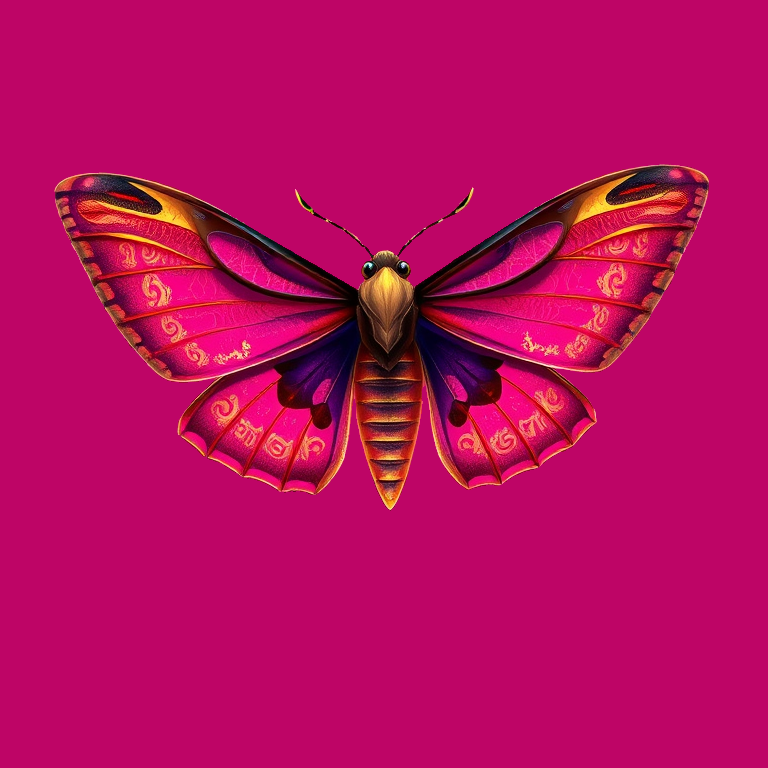
#> input picture UI Kit/art/inbox/icon_obj_moth.png, 768 x 768 px; its folder holds only this picture in this run
$ python ingest_art.py inbox/icon_obj_moth.png
#> lines starting #> are read from the running program, lines starting #| are printed output that depends on the picture; after the words box and inside, x2 and y2 are one past the last pixel; in counts of white or black regions, pixels touching at a corner belong together
"""Turns raw generated images (Kimi, Blender, anything) into game-ready UI sprites.

    python "UI Kit/art/ingest_art.py"                    process everything in art/inbox
    python "UI Kit/art/ingest_art.py" --size 512         output size (default 256; heroes/backdrops: 512)
    python "UI Kit/art/ingest_art.py" --key FF00FF       force the key colour (default: auto from the corners)
    python "UI Kit/art/ingest_art.py" --keep-bg          do not key out a background (backdrops, banners)

What it does for each inbox file `name.png|jpg|webp`:
  1. If the image already has real transparency it is used as is. Otherwise the solid background colour
     (sampled from the four corners, normally magenta #FF00FF) is keyed out with a soft edge and the edge
     colour is un-mixed from the key (no pink fringe).
  2. Trims to the subject, pads to a square with a small margin, resizes with LANCZOS.
  3. Saves art/out/<name>.png, records it in art/extra_manifest.json, and moves the original to art/processed/.
  4. Prints a report and flags problems: subject touching the edge, mostly empty, background not solid, tiny size.
Then run make_uiart.py and preview_install.py (or `python "UI Kit/art/build_art.py"`, which does all of it).
File naming: `icon_*` icons, `pet_*` pets, `bg_*` backdrops (kept opaque), `art_*` anything else.
"""
import glob
import warnings
warnings.filterwarnings("ignore", category=DeprecationWarning)
import json
import os
import shutil
import sys
import time

from PIL import Image, ImageFilter

HERE = os.path.dirname(os.path.abspath(__file__))
INBOX = os.path.join(HERE, "inbox")
OUT = os.path.join(HERE, "out")
PROCESSED = os.path.join(HERE, "processed")
EXTRA = os.path.join(HERE, "extra_manifest.json")
os.makedirs(INBOX, exist_ok=True)
os.makedirs(OUT, exist_ok=True)
os.makedirs(PROCESSED, exist_ok=True)


def arg(flag, default=None, cast=str):
    if flag in sys.argv:
        i = sys.argv.index(flag)
        return cast(sys.argv[i + 1])
    return default


def corner_key(img):
    """Median colour of 4 corner patches, plus how consistent they are (max channel spread)."""
    w, h = img.size
    n = max(4, min(w, h) // 40)
    patches = [img.crop((0, 0, n, n)), img.crop((w - n, 0, w, n)), img.crop((0, h - n, n, h)), img.crop((w - n, h - n, w, h))]
    cols = []
    for p in patches:
        px = list(p.convert("RGB").getdata())
        cols.append(tuple(sorted(c[i] for c in px)[len(px) // 2] for i in range(3)))
    key = tuple(sorted(c[i] for c in cols)[len(cols) // 2] for i in range(3))
    spread = max(max(c[i] for c in cols) - min(c[i] for c in cols) for i in range(3))
    return key, spread


def key_out(img, key, lo=38.0, hi=96.0):
    """Soft chroma key. alpha ramps from 0 (<= lo away from key) to 1 (>= hi away); edge colour un-mixed."""
    rgb = img.convert("RGB")
    px = list(rgb.getdata())
    out = []
    kr, kg, kb = key
    for r, g, b in px:
        d = ((r - kr) ** 2 + (g - kg) ** 2 + (b - kb) ** 2) ** 0.5
        if d <= lo:
            out.append((0, 0, 0, 0))
        elif d >= hi:
            out.append((r, g, b, 255))
        else:
            a = (d - lo) / (hi - lo)
            # un-mix: pixel = a*fg + (1-a)*key  ->  fg = (pixel - (1-a)*key) / a
            fr = max(0, min(255, int((r - (1 - a) * kr) / a)))
            fg_ = max(0, min(255, int((g - (1 - a) * kg) / a)))
            fb = max(0, min(255, int((b - (1 - a) * kb) / a)))
            out.append((fr, fg_, fb, int(a * 255)))
    res = Image.new("RGBA", rgb.size)
    res.putdata(out)
    return res


def has_real_alpha(img):
    if img.mode != "RGBA":
        return False
    a = img.getchannel("A")
    lo, hi = a.getextrema()
    return lo < 200


def deskew(img):
    """Straightens long thin subjects (sword, rod, pickaxe, flag pole) that the generator drew diagonally.
    Finds the main axis of the opaque pixels; if the shape is clearly elongated and within 50 degrees of vertical
    (or 20 of horizontal) it is rotated onto that axis by the smallest turn. Compact shapes are left alone."""
    import math
    try:
        import numpy as np
    except ImportError:
        return img, None
    a = np.asarray(img.getchannel("A")) > 40
    ys, xs = np.nonzero(a)
    if len(xs) < 200:
        return img, None
    cov = np.cov(np.vstack([xs - xs.mean(), ys - ys.mean()]))
    vals, vecs = np.linalg.eigh(cov)
    if vals[1] / max(vals[0], 1e-6) < 6:  # not clearly elongated
        return img, None
    vx, vy = vecs[:, 1]
    ang = math.degrees(math.atan2(vx, -vy))  # degrees clockwise from straight up
    ang = (ang + 90) % 180 - 90  # axis has no direction: fold into -90..90
    if abs(ang) <= 50:
        turn = ang  # snap to vertical
    elif 90 - abs(ang) <= 20:
        turn = -(90 - abs(ang)) if ang > 0 else (90 - abs(ang))  # snap to horizontal
    else:
        return img, None
    if abs(turn) < 3:
        return img, None
    return img.rotate(turn, resample=Image.BICUBIC, expand=True), turn


def square_pad(img, margin=0.05):
    bbox = img.getchannel("A").point(lambda v: 255 if v > 10 else 0).getbbox()
    if not bbox:
        return img, None
    sub = img.crop(bbox)
    side = int(max(sub.size) * (1 + 2 * margin))
    canvas = Image.new("RGBA", (side, side), (0, 0, 0, 0))
    canvas.alpha_composite(sub, ((side - sub.width) // 2, (side - sub.height) // 2))
    return canvas, bbox


def main():
    size = arg("--size", 256, int)
    keep_bg = "--keep-bg" in sys.argv
    forced = arg("--key", None)
    files = sorted(f for ext in ("png", "jpg", "jpeg", "webp") for f in glob.glob(os.path.join(INBOX, "*." + ext)))
    if not files:
        print("inbox is empty:", INBOX)
        return
    extra = json.load(open(EXTRA, encoding="utf-8")) if os.path.exists(EXTRA) else {}
#> (reads UI Kit/art/extra_manifest.json from the repository)
    problems = 0
    for f in files:
        stem = os.path.splitext(os.path.basename(f))[0].strip().lower().replace(" ", "_").replace("-", "_")
        if not stem.startswith(("icon_", "pet_", "bg_", "art_")):
            stem = "art_" + stem
        img = Image.open(f)
#> img is the input picture: PIL image 768x768 RGB; mean R, G, B 183.4, 10.7, 94.4
        img.load()
        notes = []
        if min(img.size) < 256:
            notes.append("small source (%dx%d), will look soft" % img.size)
        opaque_bg = stem.startswith("bg_") or keep_bg
        if opaque_bg:
            res = img.convert("RGBA")
            res = res.resize((size * 2 if size < 512 else size, int(res.height * (size * 2 if size < 512 else size) / res.width)), Image.LANCZOS)
            notes.append("kept opaque")
        else:
            if has_real_alpha(img):
                res = img.convert("RGBA")
                notes.append("used existing transparency")
            else:
                if forced:
                    key = tuple(int(forced[i:i + 2], 16) for i in (0, 2, 4))
                    spread = 0
                else:
                    key, spread = corner_key(img)
#> the loop in corner_key, `for p in patches:` made 4 passes
#> after the loop in corner_key, `for p in patches:`: cols = [(190, 5, 102), (190, 5, 102), (190, 5, 102), (190, 5, 102)]
#> in corner_key, `key = tuple(sorted(c[i] for c in cols)[len(cols) // 2] for i in range(..`: key = (190, 5, 102)
#> in corner_key, `spread = max(max(c[i] for c in cols) - min(c[i] for c in cols) for i i..`: spread = 0
#> key = (190, 5, 102); spread = 0
                if spread > 40:
                    notes.append("background is not a solid colour (corner spread %d); result may be poor" % spread)
                    problems += 1
                res = key_out(img, key)
#> in key_out, `px = list(rgb.getdata())`: px = 589824 items
#> in key_out, `kr, kg, kb = key`: kr = 190; kg = 5; kb = 102
#> after the loop in key_out, `for r, g, b in px:`: out = 589824 items
#> in key_out, `res = Image.new("RGBA", rgb.size)`: res: PIL image 768x768 RGBA; every value is 0
#> in key_out, `res.putdata(out)`:
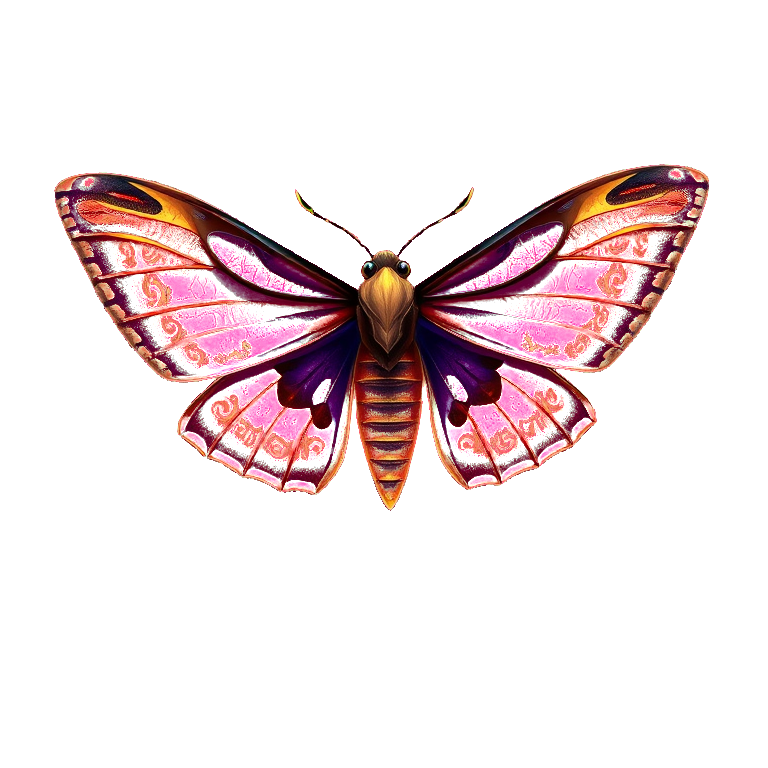
#> res: PIL image 768x768 RGBA; mean R, G, B, A 30.4, 9.4, 12.3, 37; transparent parts drawn white
                notes.append("keyed out #%02X%02X%02X" % key)
            if "--no-deskew" not in sys.argv:
                res, turned = deskew(res)
#> in deskew, `a = np.asarray(img.getchannel("A")) > 40`:
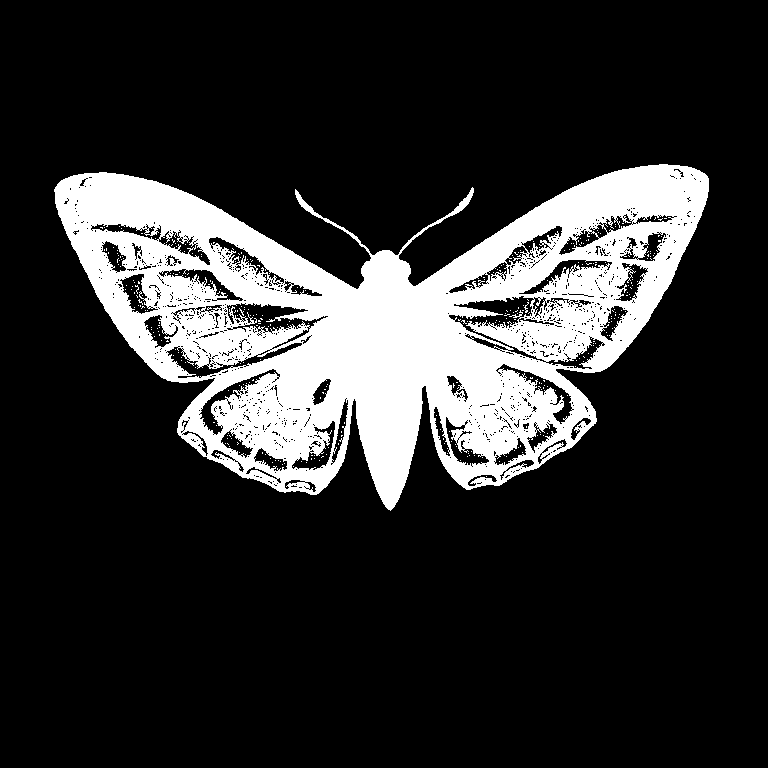
#> a: shape (768, 768) bool; 18.3% white; 332 white regions (330 under 20 px), largest, box (x1, y1, x2, y2) and area: (54, 164, 709, 511) 107138, (524, 302, 529, 313) 20
#> in deskew, `cov = np.cov(np.vstack([xs - xs.mean(), ys - ys.mean()]))`: cov = [[27953.4, -348.9], [-348.9, 6726.4]]
#> in deskew, `vals, vecs = np.linalg.eigh(cov)`: vals = [6720.6, 27959.1]; vecs = [[-0.0164, -1], [-1, 0.0164]]
                if turned:
                    notes.append("straightened by %.0f degrees" % turned)
            res, bbox = square_pad(res)
#> in square_pad, `bbox = img.getchannel("A").point(lambda v: 255 if v > 10 else 0).getbb..`: bbox = (54, 164, 709, 511)
#> in square_pad, `sub = img.crop(bbox)`:
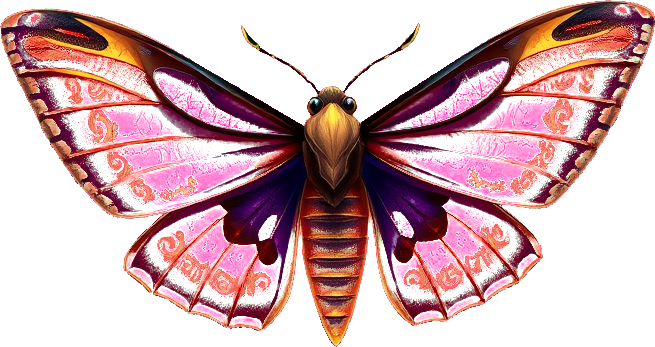
#> sub: PIL image 655x347 RGBA; mean R, G, B, A 78.9, 24.3, 32, 96; transparent parts drawn white
#> in square_pad, `canvas = Image.new("RGBA", (side, side), (0, 0, 0, 0))`: canvas: PIL image 720x720 RGBA; every value is 0
#> in square_pad, `canvas.alpha_composite(sub, ((side - sub.width) // 2, (side - sub.heig..`:
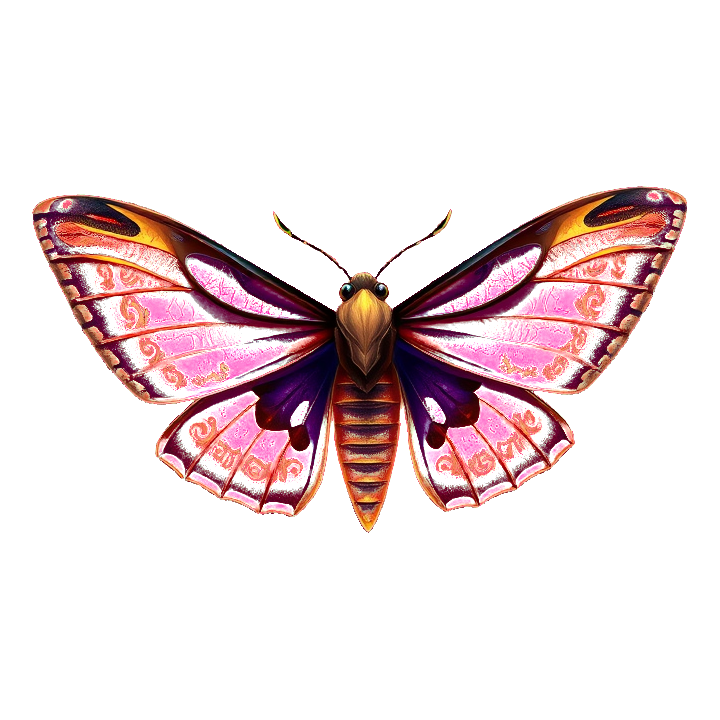
#> canvas: PIL image 720x720 RGBA; mean R, G, B, A 34.5, 10.6, 14, 42.1; transparent parts drawn white
#> bbox = (54, 164, 709, 511)
            if bbox is None:
                notes.append("NOTHING LEFT after keying (wrong key colour?)")
                problems += 1
                continue
            full = img.size
#> full = (768, 768)
            if bbox[0] <= 1 or bbox[1] <= 1 or bbox[2] >= full[0] - 1 or bbox[3] >= full[1] - 1:
                notes.append("subject touches the image edge (cropped?)")
                problems += 1
            cover = (bbox[2] - bbox[0]) * (bbox[3] - bbox[1]) / (full[0] * full[1])
#> cover = 0.385
            if cover < 0.12:
                notes.append("subject is small in the frame (%.0f%% of area)" % (cover * 100))
            # shave a one pixel fringe so no key colour survives at the rim
            a = res.getchannel("A").filter(ImageFilter.MinFilter(3))
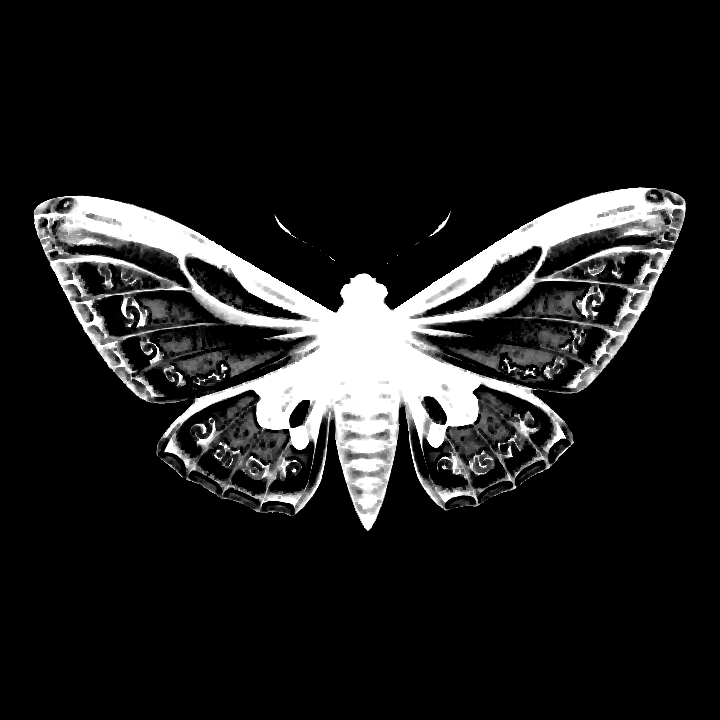
#> a: PIL image 720x720 L; min 0, max 255, mean 30.9
            res.putalpha(a)
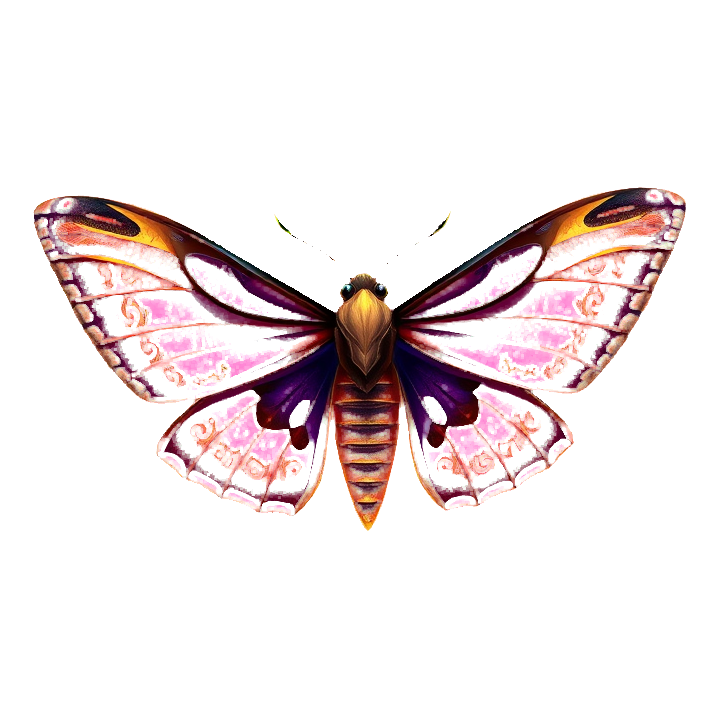
#> res: PIL image 720x720 RGBA; mean R, G, B, A 34.5, 10.6, 14, 30.9; transparent parts drawn white
            res = res.resize((size, size), Image.LANCZOS)
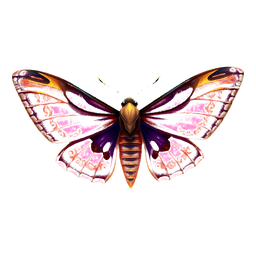
#> res: PIL image 256x256 RGBA; mean R, G, B, A 35.3, 10.8, 14.1, 31; transparent parts drawn white
        res.save(os.path.join(OUT, stem + ".png"), optimize=True)
        extra[stem] = {"file": stem + ".png", "w": res.width, "h": res.height}
        stamp = time.strftime("%Y%m%d-%H%M%S")
        shutil.move(f, os.path.join(PROCESSED, stamp + "_" + os.path.basename(f)))
        print("%-22s %4dx%-4d  %s" % (stem, res.width, res.height, "; ".join(notes) if notes else "ok"))
#| icon_obj_moth           256x256   keyed out #BE0566
    json.dump(extra, open(EXTRA, "w", encoding="utf-8"), indent=2)
    print("done: %d file(s), %d problem(s). Next: python \"UI Kit/art/build_art.py\"" % (len(files), problems))


if __name__ == "__main__":
    main()
